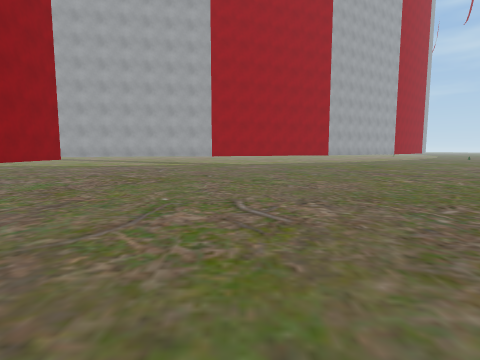
[1] (above)

16 first-person views from a walk through a Unity game level. The camera is 1.4 m above the floor, tilts 6° down and sees 80° across. The floor is counted in squares, 2 m on a side. Each view is taken from the middle of a square. On the plan, view 1 faces up. The plan holds only what a view shows up to about 10 squares ahead; the rest is blank. The place goes on beyond the plan. The player character is not drawn. Some surface patterns are stand-ins.

[2]
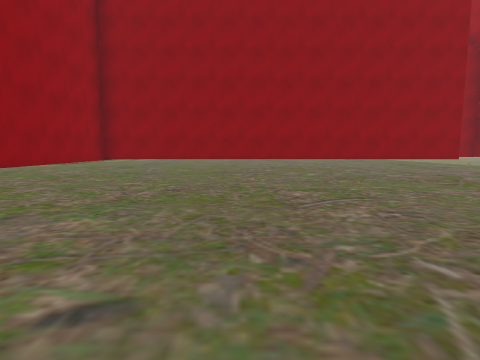

[3]
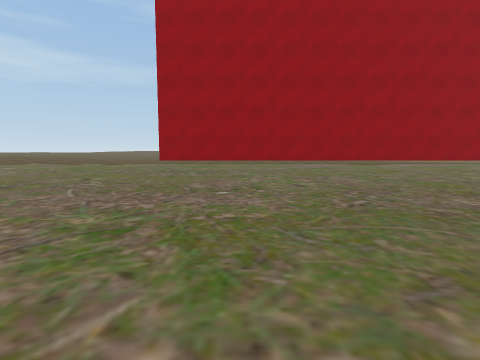

[4]
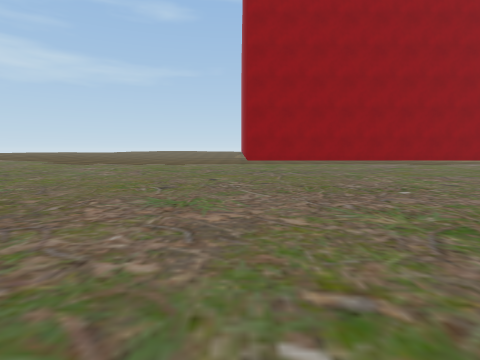

[5]
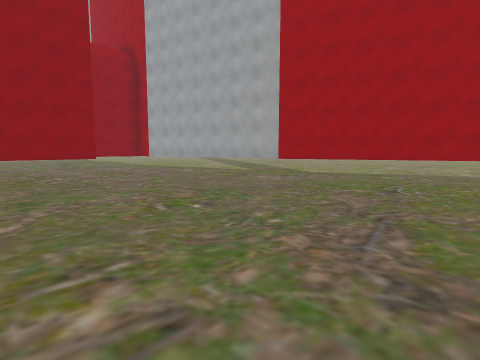

[6]
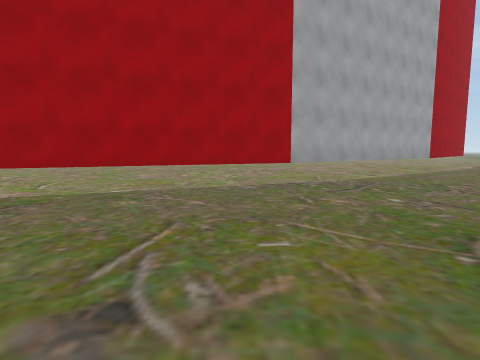

[7]
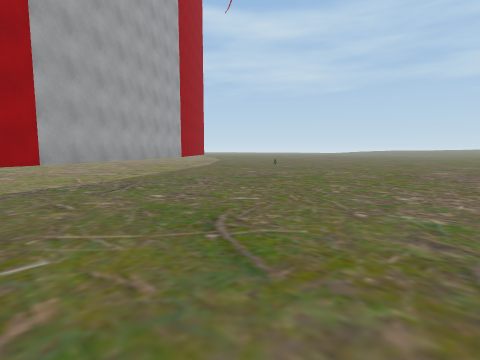

[8]
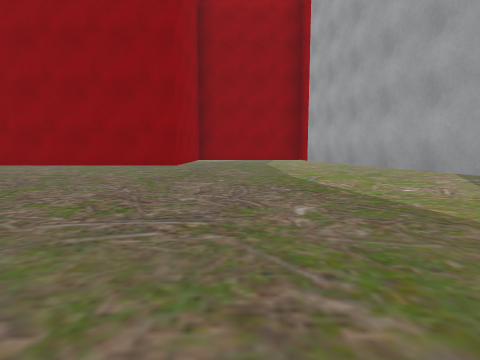

[9]
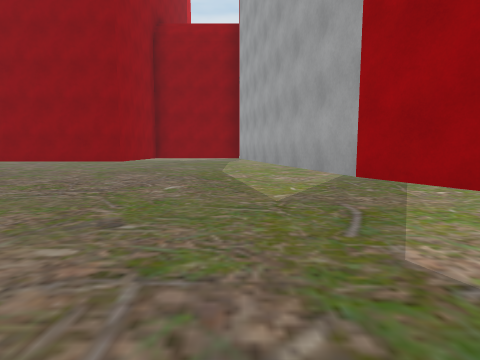

[10]
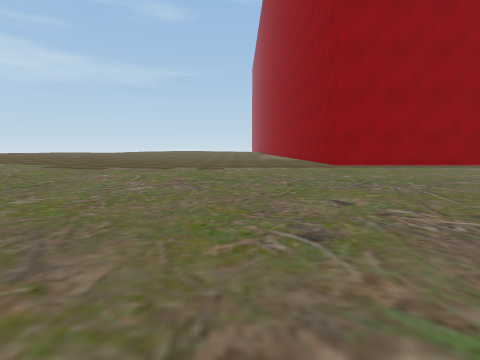

[11]
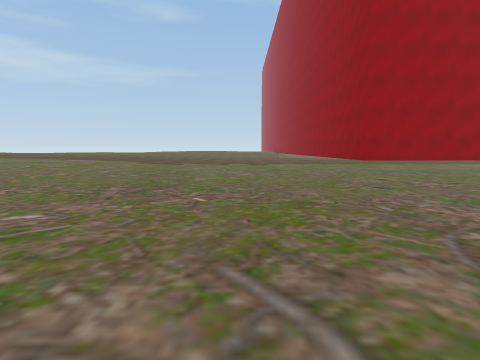

[12]
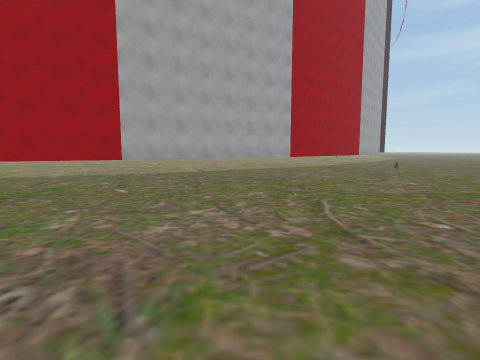

[13]
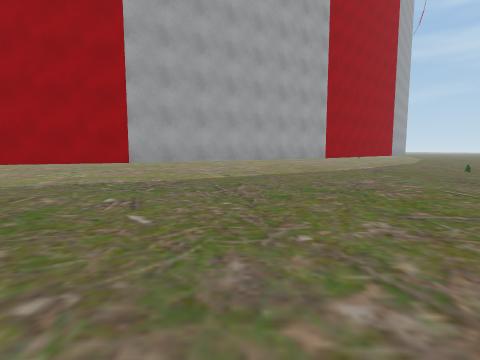

[14]
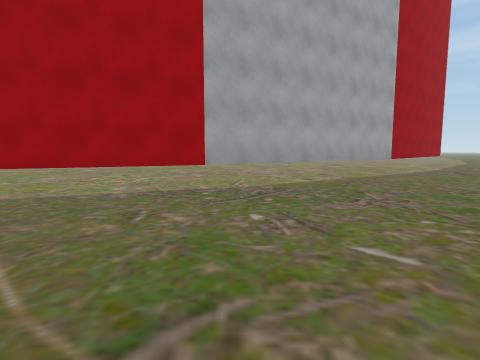

[15]
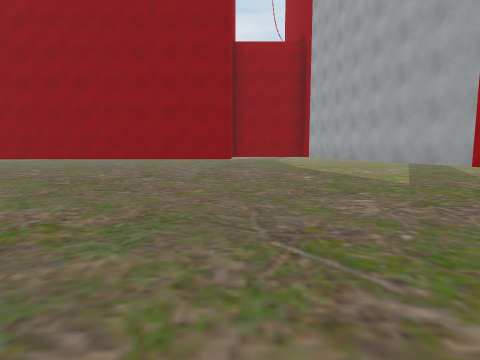

[16]
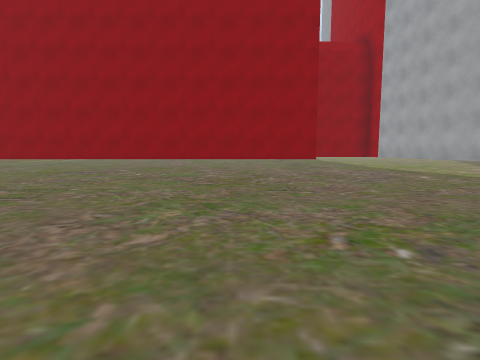

### Floor plan
Points are (right, up) in squares from view 1. A wall is a line through its corners. A room is listed if a view was taken in it or the views show most of it. See-through windows are left out.
Room 1 (views 1, 2, 3, 4, 5, 6, 7, 8, 9, 10, 11, 12, 13, 14, 15, 16)
walls: (-1.3, 14.4) (-8.4, 13); (5.3, 17.1) (-1.5, 14.3); (10.5, 20.5) (5.2, 17); (-8.5, 13) (-9.4, 13) (-9.4, 9.7) (-6, 9.7) (-6, -2.8) (6.7, -2.8) (6.7, -5.5)

Positions as (right, up) in squares from view 1, and headings:
1: (0, 0), facing up
2: (4, 2), facing left
3: (4, 7), facing down
4: (7, 7), facing down
5: (5, 6), facing up-left
6: (4, 10), facing up
7: (4, 10), facing up-right
8: (0, 11), facing left
9: (2, 13), facing left
10: (9, 4), facing down
11: (11, 7), facing down
12: (9, 8), facing up
13: (8, 10), facing up
14: (6, 11), facing up
15: (4, 10), facing left
16: (4, 7), facing left
